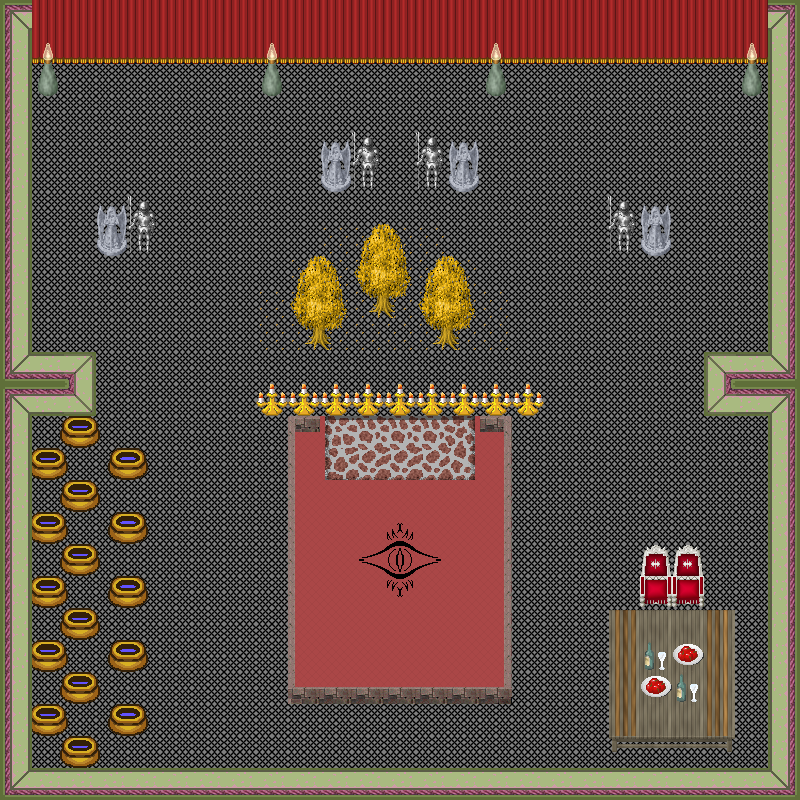

Below is a game level as drawn by its tile map, then a one-line description and the .tmx that defines it (tile-layer data replaced by summaries):
An orthogonal 25x25 tile map with 32x32 px tiles, 5 tile layers (0_floor, 1_terrain, 2_object, 3_roof, ...), 3 hidden layers not drawn, 23 tilesets.

<map version="1.0" tiledversion="1.1.3" orientation="orthogonal" renderorder="right-down" width="25" height="25" tilewidth="32" tileheight="32" infinite="0" nextobjectid="1">
 <tileset firstgid="1" name="ground/ground" tilewidth="32" tileheight="32" tilecount="33" columns="3">
  <image source="../../tileset/ground/ground.png" trans="ffffff" width="96" height="352" />
 </tileset>
 <tileset firstgid="34" name="item/pot/pot_golden_centred" tilewidth="32" tileheight="32" tilecount="3" columns="3">
  <image source="../../tileset/item/pot/pot_golden_centred.png" width="96" height="32" />
 </tileset>
 <tileset firstgid="37" name="furniture/carpet/carpets" tilewidth="32" tileheight="32" tilecount="8" columns="4">
  <image source="../../tileset/furniture/carpet/carpets.png" width="128" height="64" />
 </tileset>
 <tileset firstgid="45" name="furniture/curtain/dark_red" tilewidth="32" tileheight="32" tilecount="4" columns="2">
  <image source="../../tileset/furniture/curtain/dark_red.png" trans="ff00ff" width="64" height="64" />
 </tileset>
 <tileset firstgid="49" name="building/wall/int_green_purple" tilewidth="32" tileheight="32" tilecount="28" columns="4">
  <image source="../../tileset/building/wall/int_green_purple.png" width="128" height="224" />
 </tileset>
 <tileset firstgid="77" name="furniture/carpet/rug_border" tilewidth="32" tileheight="32" tilecount="9" columns="3">
  <image source="../../tileset/furniture/carpet/rug_border.png" width="96" height="96" />
 </tileset>
 <tileset firstgid="86" name="building/roof/red" tilewidth="32" tileheight="32" tilecount="20" columns="5">
  <image source="../../tileset/building/roof/red.png" width="160" height="128" />
 </tileset>
 <tileset firstgid="106" name="furniture/table/grey_fancy" tilewidth="32" tileheight="32" tilecount="9" columns="3">
  <image source="../../tileset/furniture/table/grey_fancy.png" width="96" height="96" />
 </tileset>
 <tileset firstgid="115" name="furniture/table/grey_plain" tilewidth="32" tileheight="32" tilecount="9" columns="3">
  <image source="../../tileset/furniture/table/grey_plain.png" width="96" height="96" />
 </tileset>
 <tileset firstgid="124" name="furniture/light/dark_torch" tilewidth="32" tileheight="32" tilecount="8" columns="2">
  <image source="../../tileset/furniture/light/dark_torch.png" trans="ff00ff" width="64" height="128" />
 </tileset>
 <tileset firstgid="132" name="item/statue/metal_and_stone" tilewidth="32" tileheight="32" tilecount="6" columns="3">
  <image source="../../tileset/item/statue/metal_and_stone.png" width="96" height="64" />
 </tileset>
 <tileset firstgid="138" name="item/pot/pot_golden" tilewidth="32" tileheight="32" tilecount="4" columns="4">
  <image source="../../tileset/item/pot/pot_golden.png" trans="ffffff" width="128" height="32" />
 </tileset>
 <tileset firstgid="142" name="furniture/light/candelabra" tilewidth="32" tileheight="32" tilecount="1" columns="1">
  <image source="../../tileset/furniture/light/candelabra.png" width="32" height="32" />
 </tileset>
 <tileset firstgid="143" name="object/stalactite" tilewidth="32" tileheight="32" tilecount="2" columns="1">
  <image source="../../tileset/object/stalactite.png" width="32" height="64" />
 </tileset>
 <tileset firstgid="145" name="plant/tree/tree_golden_small" tilewidth="32" tileheight="32" tilecount="6" columns="2">
  <image source="../../tileset/plant/tree/tree_golden_small.png" trans="ffffff" width="64" height="96" />
 </tileset>
 <tileset firstgid="151" name="building/decoration/fireplace_2" tilewidth="32" tileheight="32" tilecount="9" columns="3">
  <image source="../../tileset/building/decoration/fireplace_2.png" width="96" height="96" />
 </tileset>
 <tileset firstgid="160" name="building/wall/stone" tilewidth="32" tileheight="32" tilecount="12" columns="3">
  <image source="../../tileset/building/wall/stone.png" width="96" height="128" />
 </tileset>
 <tileset firstgid="172" name="ground/eye" tilewidth="32" tileheight="32" tilecount="9" columns="3">
  <image source="../../tileset/ground/eye.png" trans="ffffff" width="96" height="96" />
 </tileset>
 <tileset firstgid="181" name="furniture/chair/throne_small" tilewidth="32" tileheight="32" tilecount="2" columns="1">
  <image source="../../tileset/furniture/chair/throne_small.png" width="32" height="64" />
 </tileset>
 <tileset firstgid="183" name="item/drink/bottle_and_glass" tilewidth="32" tileheight="32" tilecount="1" columns="1">
  <image source="../../tileset/item/drink/bottle_and_glass.png" width="32" height="32" />
 </tileset>
 <tileset firstgid="184" name="item/food/meals_1" tilewidth="32" tileheight="32" tilecount="2" columns="2">
  <image source="../../tileset/item/food/meals_1.png" width="64" height="32" />
 </tileset>
 <tileset firstgid="186" name="logic/collision" tilewidth="32" tileheight="32" tilecount="1" columns="1">
  <image source="../../tileset/logic/collision.png" width="32" height="32" />
 </tileset>
 <tileset firstgid="187" name="logic/item/resources" tilewidth="32" tileheight="32" tilecount="6" columns="6">
  <image source="../../tileset/logic/item/resources.png" width="192" height="32" />
 </tileset>
 <layer name="0_floor" width="25" height="25">
  <data>[625 cells, 625 non-empty, 6 distinct tile ids]</data>
 </layer>
 <layer name="1_terrain" width="25" height="25">
  <data>[625 cells, 190 non-empty, 26 distinct tile ids]</data>
 </layer>
 <layer name="2_object" width="25" height="25">
  <data>[625 cells, 151 non-empty, 36 distinct tile ids]</data>
 </layer>
 <layer name="3_roof" width="25" height="25">
  <data>[625 cells, 69 non-empty, 7 distinct tile ids]</data>
 </layer>
 <layer name="4_roof_add" width="25" height="25">
  <data>[625 cells, 24 non-empty, 10 distinct tile ids]</data>
 </layer>
 <layer name="objects" width="25" height="25" visible="0" opacity="0.9">
  <data>[625 cells, 7 non-empty, 1 distinct tile ids]</data>
 </layer>
 <layer name="collision" width="25" height="25" visible="0" opacity="0.25">
  <data>[625 cells, 219 non-empty, 1 distinct tile ids]</data>
 </layer>
 <layer name="protection" width="25" height="25" visible="0">
  <data>[625 cells, 0 non-empty, 0 distinct tile ids]</data>
 </layer>
</map>
